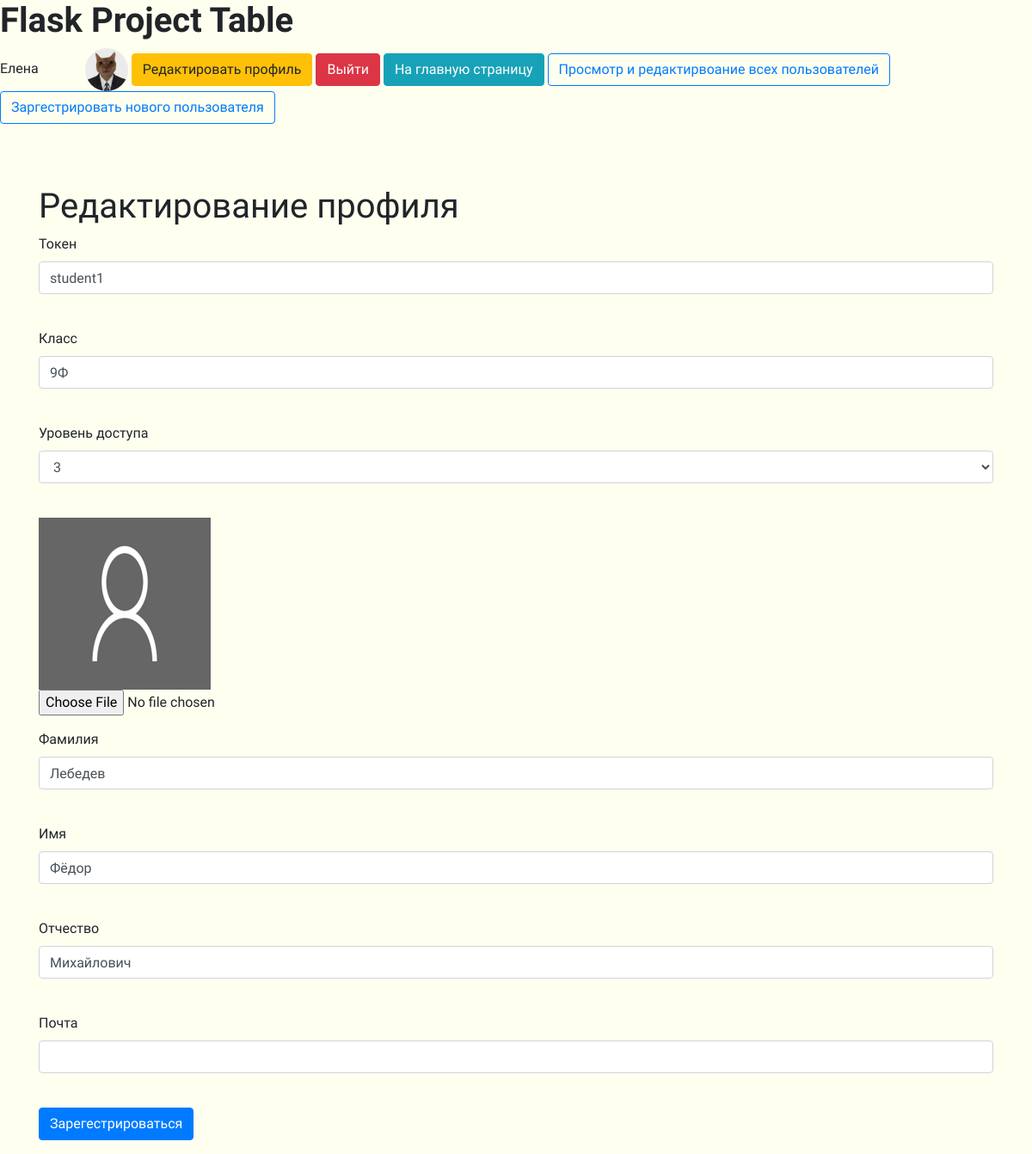
Page /user_edit/2 (signed in) on the earlier database version.
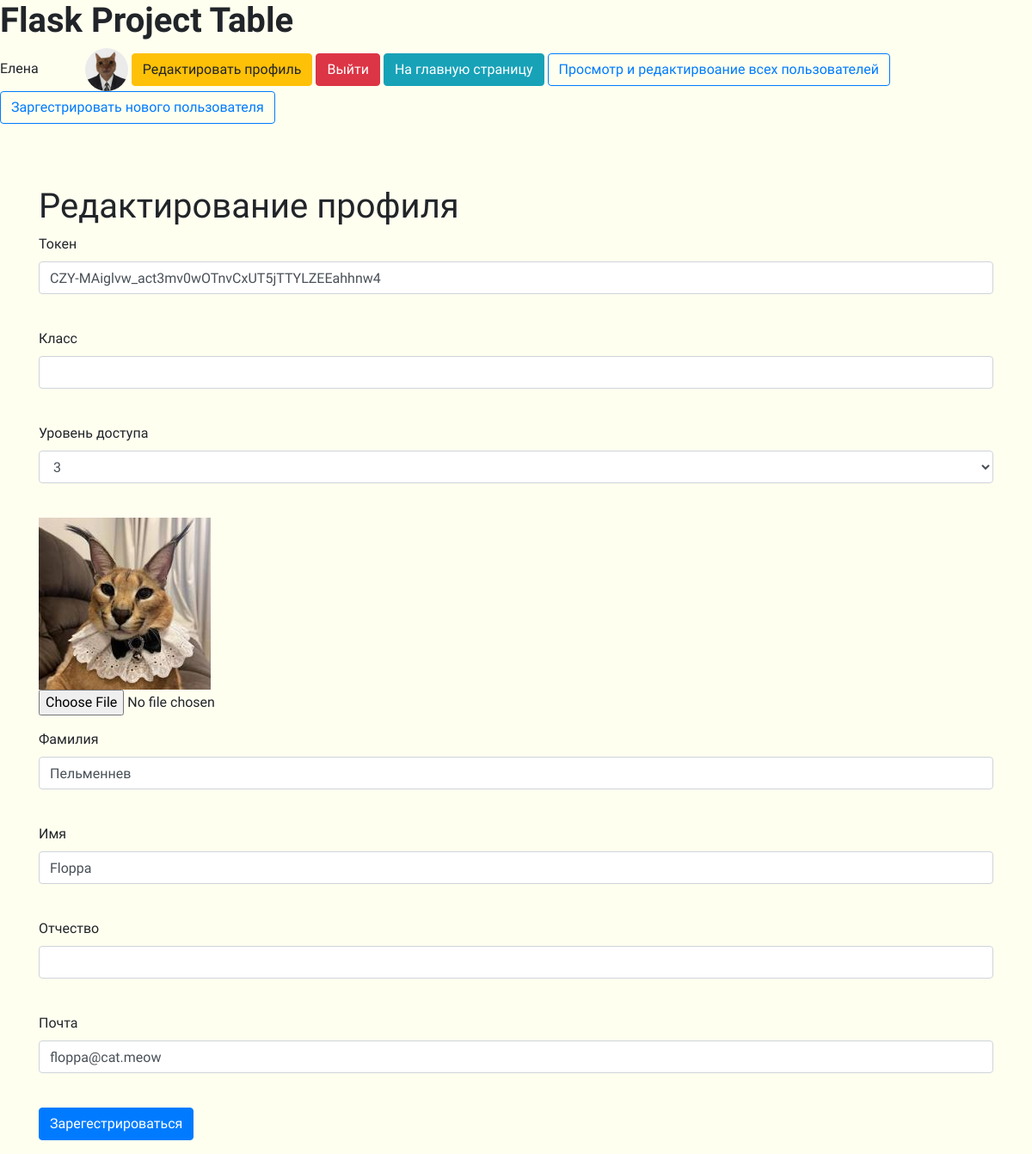
Same page on the later database version.
### tables this page shows
CREATE TABLE "users"
(
	id INTEGER not null
		primary key,
	name VARCHAR,
	surname VARCHAR,
	patronymic VARCHAR,
	grade VARCHAR,
	email VARCHAR,
	hashed_password VARCHAR,
	modified_date DATETIME,
	access_level INTEGER,
	token VARCHAR
		unique,
	image VARCHAR default 'static/img/default.png'
);

### app.py (the view, shortened to what this page needs)
@app.route('/user_edit/<int:id>', methods=['GET', 'POST'])
@login_required
def user_edit(id):
    form = RegisterForm()
    level = 0
    if request.method == "GET":
        db_sess = db_session.create_session()
        if current_user.id == 1:
            user = db_sess.query(User).filter(User.id == id).first()
            form.access_level.choices = [(3, 3), (2, 2), (1, 1)]
            form.access_level.data = user.access_level
            level = 1 if user.id != 1 else 0
            form.password.validators = []
            form.password_again.validators = []
        else:
            user = db_sess.query(User).filter(User.id == current_user.id).first()
            form.access_level.choices = [user.access_level]
            level = 0
        if user:
            form.name.data = user.name
            form.surname.data = user.surname
            form.patronymic.data = user.patronymic
            form.grade.data = user.grade
            form.email.data = user.email
            form.token.data = user.token
        else:
            abort(404)
        image_path = user.image
    return render_template('register.html', title='Редактирование профиля', form=form,
                           level=level,
                           image_path=image_path)

### forms/register.py
class RegisterForm(FlaskForm):
    token = StringField('Токен', validators=[DataRequired()])
    grade = StringField('Класс')
    access_level = SelectField('Уровень доступа', choices=[(3, 3), (2, 2), (1, 1)])
    surname = StringField('Фамилия')
    name = StringField('Имя')
    patronymic = StringField('Отчество')
    email = EmailField('Почта', validators=[DataRequired()])
    password = PasswordField('Пароль', validators=[DataRequired()])
    password_again = PasswordField('Повторите пароль', validators=[DataRequired()])
    submit = SubmitField('Зарегестрироваться')

### app.py (called while the page is built)
@login_manager.user_loader
def load_user(user_id):
    db_sess = db_session.create_session()
    return db_sess.query(User).get(user_id)

### data/sqlalchemy/db_session.py (called while the page is built)
def create_session() -> Session:
    global __factory
    return __factory()

### templates/register.html (shortened to what this page needs)
{% extends "base.html" %}
{% block content %}
    <h1>{{ title }}</h1>
    <form action="" enctype=multipart/form-data method="post">
        <p>
            {{ form.token.label }}
            {% if level == 1 %}
                <br>{{ form.token(class="form-control", type="token") }}<br>
            {% else %}
                <br>{{ form.token(class="form-control", type="token", readonly="readonly") }}<br>
            {% endif %}
        <p>
            {{ form.grade.label }}
            {% if level == 1 %}
                <br>{{ form.grade(class="form-control", type="grade") }}<br>
            {% else %}
                <br>{{ form.grade(class="form-control", type="grade", readonly="readonly") }}<br>
            {% endif %}
        <p>
            {{ form.access_level.label }}<br>
            {{ form.access_level(class="form-control", type="access_level") }}<br>
        <p>
            <img src="{{ image_path }}" alt="А где">
            <input type=file class="form-control-file"
                   accept="image/png, image/jpg, image/jpeg" name=file value=Upload>
        <p>
            {{ form.surname.label }}<br>
            {{ form.surname(class="form-control", type="surname") }}<br>
        <p>
            {{ form.name.label }}<br>
            {{ form.name(class="form-control", type="name") }}<br>
        <p>
            {{ form.patronymic.label }}<br>
            {{ form.patronymic(class="form-control", type="patronymic") }}<br>
        <p>
            {{ form.email.label }}<br>
            {{ form.email(class="form-control", type="email") }}<br>
        <p>{{ form.submit(type="submit", class="btn btn-primary") }}</p>
    </form>
{% endblock %}

### templates/base.html (shortened to what this page needs)
<!DOCTYPE html>
<html lang="en">
<head>
    <link rel="stylesheet"
          href="https://stackpath.bootstrapcdn.com/bootstrap/4.4.1/css/bootstrap.min.css"
>
    <link rel="stylesheet" type="text/css"
          href="{{ url_for('static', filename='css/style.css') }}"/>
</head>
<body>
<h1 class="textFont SuperBold">Flask Project Table</h1>
<nav>
    {% if current_user.is_authenticated %}
        <div class="textFont">{{ current_user.name }}
            <img class="userImg" style="margin-left: 50px;" src="{{ current_user.image }}"
                 alt="А где" width=50 height=50>
            <a class="btn btn-warning" href="/user_edit/{{ current_user.id }}">Редактировать
                профиль</a>
            <a class="btn btn-danger" href="/logout">Выйти</a>
            <a class="btn btn-info" href="/">На главную страницу
            </a>
            {% if current_user.access_level == 3 %}
                <a class="btn btn-outline-primary" href="/users">Просмотр и редактирвоание всех
                    пользователей
                </a>
                <a class="btn btn-outline-primary" href="/register">Заргестрировать нового
                    пользователя
                </a>
                </div>
            {% endif %}
        <br>
        <br>
        <br>
    {% else %}
        <p>
            <a class="btn btn-success" href="/token">Войти</a>
        </p>
    {% endif %}
</nav>
<main role="main" class="container">
    {% block content %}{% endblock %}
</main>
</body>
</html>

### static/css/style.css (style rules this page uses)
body { background-color: #fffff0; }
.userImg { border-radius: 50%; }
* { font-family: 'Comfortaa', cursive; }
.textFont { font-family: 'Comfortaa', cursive; }
.textFont.SuperBold { font-weight: 900; }
.btn { font-family: 'Comfortaa', cursive; }

Differences in the rows shown:
changed users: token "student1" → "CZY-MAiglvw_act3mv0wOTnvCxUT5jTTYLZEEahhnw4"; grade "9Ф" → (not shown); image: picture added in place of a placeholder; surname "Лебедев" → "Пельменнев"; name "Фёдор" → "Floppa"; patronymic "Михайлович" → (not shown); email (not shown) → "floppa@cat.meow"
